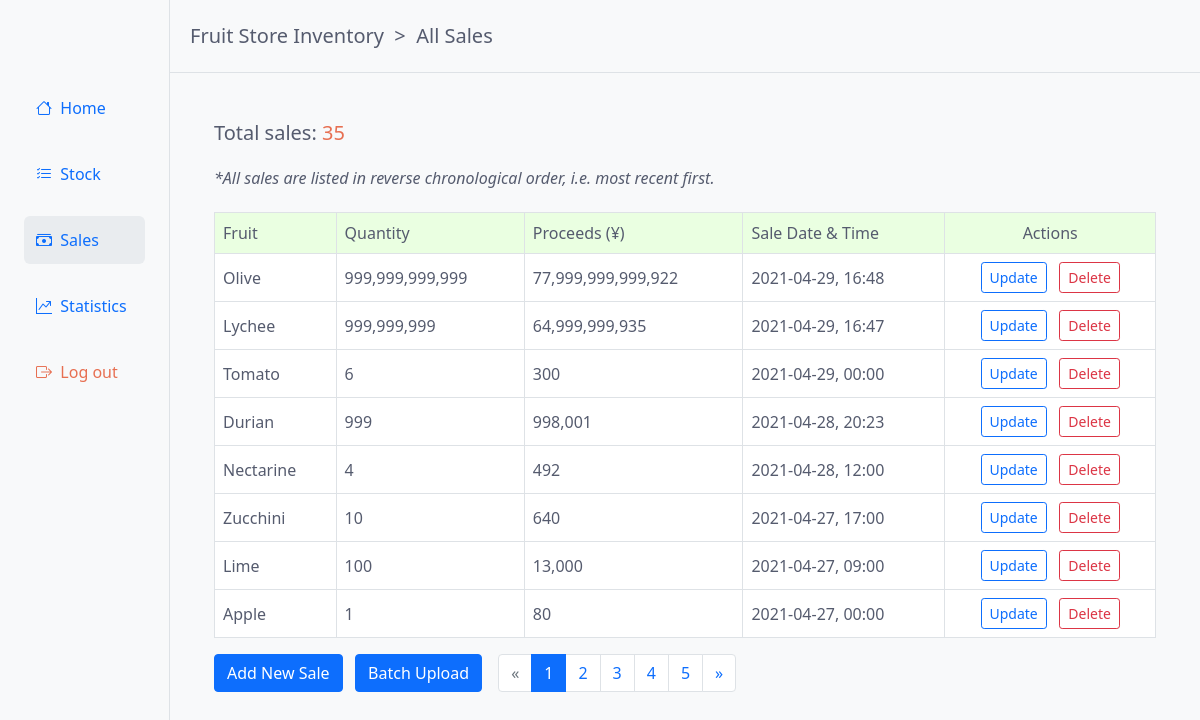
Page /sales/list/ (signed in) on the earlier database version.
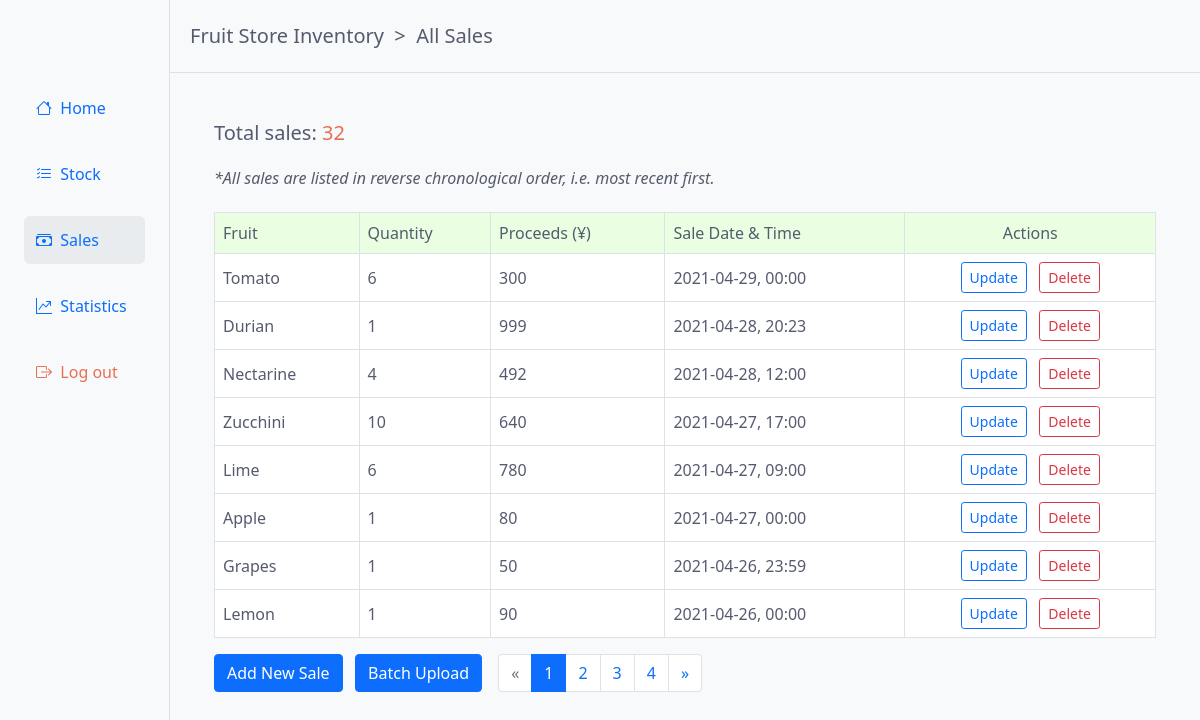
Same page on the later database version.
### sales/models.py (models this page shows, shortened)
class Sale(models.Model):
    fruit = models.ForeignKey(
        Fruit,
        related_name="sales",
        on_delete=models.SET_NULL,
        null=True,
    )
    fruit_name = models.CharField(max_length=100)
    quantity = models.PositiveIntegerField(
        default=0,
        validators=[MinValueValidator(0), MaxValueValidator(999999999999)],
    )
    fruit_price_when_sold = models.PositiveIntegerField(blank=True, null=True)
    proceeds = models.PositiveIntegerField(blank=True, null=True)
    sold_on = models.DateTimeField(validators=[reject_future_date_time])
    class Meta:
        verbose_name = "sale"
        verbose_name_plural = "sales"

### sales/views.py (the view)
# urls.py: path("list/", sale_list, name="sale_list"),
@login_required
def sale_list(request):
    sales = Sale.objects.order_by("-sold_on")
    total_sales = sales.count()
    page = request.GET.get("page", 1)
    paginator = Paginator(sales, 8)
    try:
        sales = paginator.page(page)
    except PageNotAnInteger:
        sales = paginator.page(1)
    except EmptyPage:
        sales = paginator.page(paginator.num_pages)
    return render(
        request,
        "sales/sale_list.html",
        {"total_sales": total_sales, "sales": sales},
    )

### templates/sales/sale_list.html (shortened to what this page needs)
{% extends 'base.html' %}
{% load humanize %}
{% block page-trail %}&nbsp;&nbsp;>&nbsp;&nbsp;All Sales{% endblock page-trail %}
{% block content %}
    <div class="row my-5 mx-3">
        <div class="col mx-3">
            {% if sales %}
                <div class="mb-4">
                    <h5>Total sales: <span class="total-figure">{{ total_sales|intcomma }}</span></h5>
                </div>
                <h6 class="mb-4"><i>*All sales are listed in reverse chronological order, i.e. most recent first.</i></h6>
                <div class="table-responsive">
                    <table class="table table-bordered">
                        <thead class="table-header-bg-2">
                            <tr>
                                <th scope="col">Fruit</th>
                                <th scope="col">Quantity</th>
                                <th scope="col">Proceeds (¥)</th>
                                <th scope="col">Sale Date & Time</th>
                                <th scope="col" class="col-center-align">Actions</th>
                            </tr>
                        </thead>
                        <tbody class="table-body-bg">
                            {% for sale in sales %}
                                <tr>
                                    <td>{{ sale.fruit_name|capfirst }}</td>
                                    <td>{{ sale.quantity|intcomma }}</td>
                                    <td>{{ sale.proceeds|intcomma }}</td>
                                    <td>{{ sale.sold_on|date:"Y-m-d" }}, {{ sale.sold_on|time:"H:i" }}</td>
                                    <td class="col-center-align">
                                        <a href="{% url 'sale_update' sale.pk %}"  class="btn btn-outline-primary btn-sm mr-2" role="button">Update</a>
                                        <form action="{% url 'sale_delete' sale.pk %}" method="POST" style="display:inline">
                                            <button type="submit" class="btn btn-outline-danger btn-sm">Delete</button>
                                        </form>
                                    </td>
                                </tr>
                            {% endfor %}
                        </tbody>
                    </table>
                </div>
                <div class="table-footer-buttons">
                    <a href="{% url 'sale_create' %}" class="btn btn-primary mr-2" role="button">Add New Sale</a>
                    <a href="{% url 'sale_upload' %}" class="btn btn-primary" role="button">Batch Upload</a>
                </div>
                {% if sales.has_other_pages %}
                    <div class="pagination-block mx-3">
                        <ul class="pagination">
                            {% if sales.has_previous %}
                                <li class="page-item"><a class="page-link" href="?page={{ sales.previous_page_number }}">&laquo;</a></li>
                            {% else %}
                                <li class="page-item disabled"><a class="page-link" href="#" >&laquo;</a></li>
                            {% endif %}
                            {% for i in sales.paginator.page_range %}
                                {% if sales.number == i %}
                                    <li class="page-item active"><a class="page-link" href="#">{{ i }}</a></li>
                                {% else %}
                                    <li class="page-item"><a class="page-link" href="?page={{ i }}">{{ i }}</a></li>
                                {% endif %}
                            {% endfor %}
                            {% if sales.has_next %}
                                <li class="page-item"><a class="page-link" href="?page={{ sales.next_page_number }}">&raquo;</a></li>
                            {% else %}
                                <li class="page-item disabled"><a class="page-link" href="#" >&raquo;</a></li>
                            {% endif %}
                        </ul>
                    </div>
                {% endif %}
            {% else %}
                <p>No sales information has been added. To do so, please use one of the buttons below.</p>
                <a href="{% url 'sale_create' %}" class="btn btn-primary mt-3 mr-2" role="button">Add New Sale</a>
                &nbsp;
                <a href="{% url 'sale_upload' %}" class="btn btn-primary mt-3" role="button">Batch Upload</a>
            {% endif %}
        </div>
    </div>
{% endblock %}

### templates/base.html (shortened to what this page needs)
{% load static %}
<!doctype html>
<html lang="ja">
<head>
    <link href="https://cdn.jsdelivr.net/npm/bootstrap@5.0.0-beta3/dist/css/bootstrap.min.css" rel="stylesheet">
    <link rel="stylesheet" href="https://cdn.jsdelivr.net/npm/bootstrap-icons@1.3.0/font/bootstrap-icons.css">
    <link rel="stylesheet" href="{% static 'css/base.css' %}">
</head>
<body>
    <main>
        <div class="container-fluid">
            <div class="row">
                <div class="sidebar">
                    <a class="nav-link {% if request.resolver_match.url_name == 'home' %}nav-link-active{% endif %}" href="{% url 'home' %}"><i class="bi bi-house"></i>&nbsp;&nbsp;Home</a>
                    <a class="nav-link " href="{% url 'stock_list' %}"><i class="bi bi-list-check"></i>&nbsp;&nbsp;Stock</a>
                    <a class="nav-link {% if request.resolver_match.url_name == 'sale_list' or request.resolver_match.url_name == 'sale_create' or request.resolver_match.url_name == 'sale_update' or request.resolver_match.url_name == 'sale_upload'%}nav-link-active{% endif %}" href="{% url 'sale_list' %}"><i class="bi bi-cash-stack"></i>&nbsp;&nbsp;Sales</a>
                    <a class="nav-link {% if request.resolver_match.url_name == 'stats_list' %}nav-link-active{% endif %}" href="{% url 'stats_list' %}"><i class="bi bi-graph-up"></i>&nbsp;&nbsp;Statistics</a>
                    {% if user.is_authenticated %}
                        <a class="nav-link logout" href="{% url 'logout' %}"><i class="bi bi-box-arrow-right"></i>&nbsp;&nbsp;Log out</a>
                    {% endif %}
                </div>
                <div class="col main-col">
                    <div class="banner">
                        <h5>Fruit Store Inventory{% block page-trail %}{% endblock page-trail %}</h5>
                    </div>
                    <div>
                        {% block content %}
                        {% endblock %}
                    </div>
                </div>
            </div>
        </div>
    </main>
</body>
</html>

### static/css/base.css (style rules this page uses)
body { background-color: #f8f9fa; min-width: 700px; }
body, h5, h6, th, a { font-weight: 300; }
a:link { text-decoration: none; }
h5, h6, p, li, a, th, td { color: #555b6e; }
td { vertical-align: middle; }
.table-header-bg-2 { background-color:#eaffe1; }
.table-body-bg { background-color: #fff; }
.sidebar { width: 170px; padding-top: 84px; text-align: left; background-color: #F8F9FA; border-right: solid; border-width: 1px; border-color:#dee2e6; height: 100vh; color: #a1aeb5; }
.banner { width: auto; padding-top: 24px; padding-bottom: 16px; padding-left: 20px; border-bottom: solid; border-width: 1px; border-color:#dee2e6; background-color: #f8f9fa; }
.nav-link { width: auto; margin-bottom: 18px; padding: 12px; border-radius: 6px; margin-left: 12px;; margin-right: 12px;; }
.nav-link-active { background-color: #e9ecef; }
.main-col { padding: 0px; }
.logout { color: #e76f51; }
.col-center-align { text-align: center; }
.total-figure { color: #e76f51; }
.pagination-block, .table-footer-buttons { float: left; }

Differences in the rows shown:
removed Sale: fruit_name "Olive", quantity "999,999,999,999", proceeds "77,999,999,999,922", sold_on "2021-04-29", sold_on "16:48"
removed Sale: fruit_name "Lychee", quantity "999,999,999", proceeds "64,999,999,935", sold_on "2021-04-29", sold_on "16:47"
changed Sale "Durian": quantity "999" → "1"; proceeds "998,001" → "999"
changed Sale "Lime": quantity "100" → "6"; proceeds "13,000" → "780"
now on this page (row unchanged): Sale: fruit_name "Grapes", quantity "1", proceeds "50", sold_on "2021-04-26", sold_on "23:59"
now on this page (row unchanged): Sale: fruit_name "Lemon", quantity "1", proceeds "90", sold_on "2021-04-26", sold_on "00:00"
Other differences:
{{ total_sales|intcomma }}: "35" → "32"
list line gone: "5"
